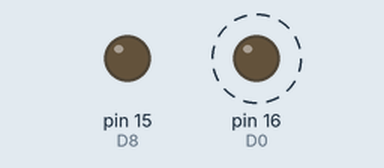
A sketch run on a simulated Arduino Uno, built with avr-gcc and run on an emulated ATmega328P. Parts: output pins drawn as LEDs (lit = HIGH). Dashed ring = blinking.

Above: at 0.2 s.
Timing chart, 0 to 3.0 s (numbered marks = the images above):
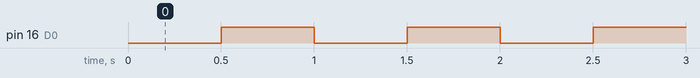

Measured:
- by itself, pin 16 (D0): alternates HIGH for 0.50 s and LOW for 0.50 s

The sketch:

RELAYNYA_ADE.ino
```cpp
#define D0 16
#define D8 15
//relay harus ke 3 Volt
//relay 3V gn nyala pas compile
void setup()
{
  pinMode(D0,OUTPUT); // setup output
    pinMode(D8,OUTPUT); // setup output
}

void loop()
{
  digitalWrite(D0,LOW); // Pin D0 is HIGH // kalo low relay nyala
  digitalWrite(D8,LOW); // Pin D0 is HIGH // kalo low relay nyala
  delay(500);
  digitalWrite(D0,HIGH); // Pin D0 is LOW
    digitalWrite(D0,HIGH); // Pin D0 is LOW
  delay(500);
}
```
